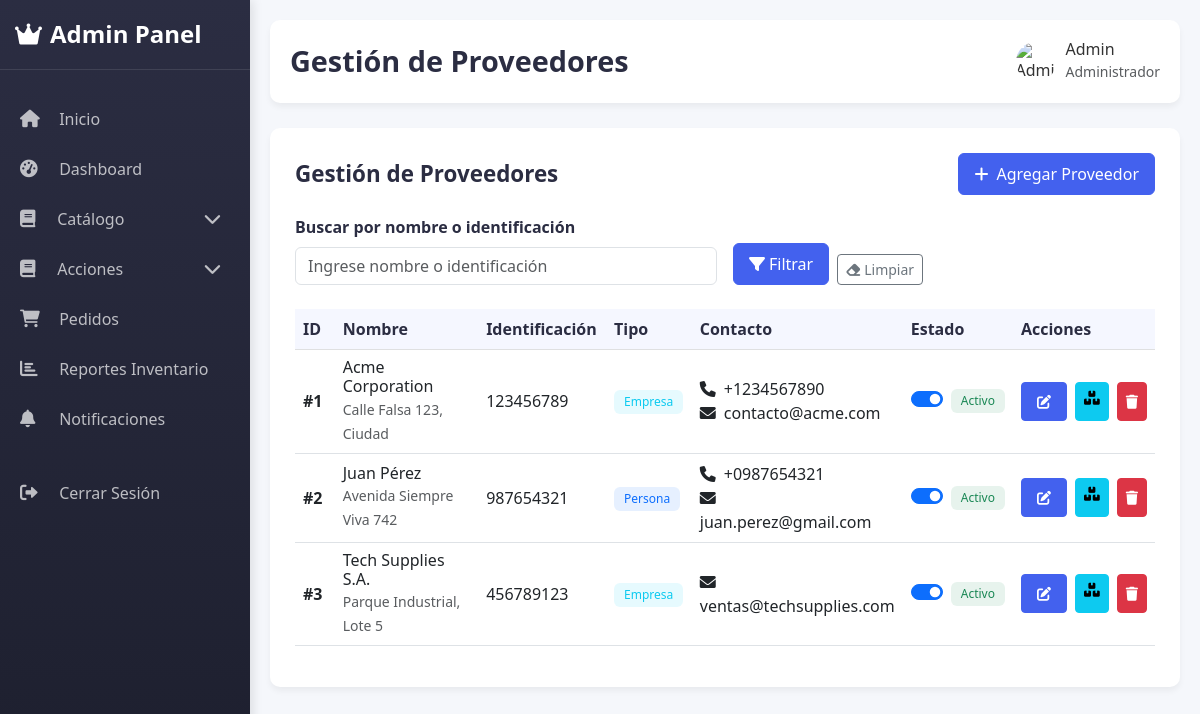
/admin/proveedores (signed in), run on the app's committed database.
### models.py (models this page shows, shortened)
class Usuario(db.Model):
    id = db.Column(db.Integer, primary_key=True)
    nombre = db.Column(db.String(100), nullable=False)
    email = db.Column(db.String(100), unique=True, nullable=False)
    identificacion = db.Column(db.String(12), unique=True, nullable=False)
    password = db.Column(db.String(200), nullable=False)
    es_admin = db.Column(db.Boolean, default=False)
    fecha_registro = db.Column(db.DateTime, default=datetime.utcnow)
    activo = db.Column(db.Boolean, default=True)
    puntos = db.Column(db.Integer, default=0)

class Proveedor(db.Model):
    __tablename__ = 'proveedor'
    id = db.Column(db.Integer, primary_key=True)
    nombre = db.Column(db.String(100), nullable=False)
    identificacion = db.Column(db.String(20), unique=True, nullable=False)
    tipo = db.Column(db.String(50), nullable=False)
    direccion = db.Column(db.String(200))
    telefono = db.Column(db.String(20))
    email = db.Column(db.String(100))
    activo = db.Column(db.Boolean, default=True)
    productos = db.relationship('ProductoProveedor', back_populates='proveedor', lazy='dynamic')
    productos_tienda = db.relationship('Producto', back_populates='proveedor')
    compras = db.relationship('Compra', back_populates='proveedor', lazy='dynamic')

### app.py (the view, shortened to what this page needs)
@app.route('/admin/proveedores')
@admin_required
def admin_proveedores():
    search_query = request.args.get('search', '').strip()
    query = Proveedor.query
    proveedores = query.order_by(Proveedor.nombre.asc()).all()
    return render_template('admin/proveedores.html', proveedores=proveedores)

### app.py (called while the page is built, shortened)
@app.context_processor
def inject_categorias_y_carrito():
    categorias_principales = Categoria.query.filter_by(parent_id=None, activa=True).all()
    carrito_count = None
    puntos_usuario = None
    forgot_errors = session.pop('forgot_errors', None)
    forgot_form_data = session.pop('forgot_form_data', None)
    if 'usuario_id' in session:
        carrito_count = Carrito.query.filter_by(usuario_id=session['usuario_id']).count()
        usuario = Usuario.query.get(session['usuario_id'])
        puntos_usuario = usuario.puntos if usuario else None
    return dict(
        categorias_principales=categorias_principales,
        carrito_count=carrito_count,
        puntos_usuario=puntos_usuario,
        forgot_errors=forgot_errors,
        forgot_form_data=forgot_form_data
    )

@app.before_request
def before_request():
    g.current_time = datetime.now(timezone.utc)

def admin_required(f):
    @wraps(f)
    def decorated_function(*args, **kwargs):
        return f(*args, **kwargs)
    return decorated_function

### templates/admin/proveedores.html (shortened to what this page needs)
{% extends 'admin/base.html' %}
{% block title %}Gestión de Proveedores{% endblock %}
{% block content %}
<div class="data-card">
    <div class="card-header d-flex justify-content-between align-items-center">
        <h5 class="card-title mb-0">Gestión de Proveedores</h5>
        <a href="{{ url_for('agregar_proveedor') }}" class="btn btn-primary">
            <i class="fas fa-plus me-2"></i>Agregar Proveedor
        </a>
    </div>
    <div class="card-body">
        <form method="GET" action="{{ url_for('admin_proveedores') }}" class="row g-3 mb-4" id="searchForm">
            <div class="col-md-6">
                <label for="search" class="form-label">Buscar por nombre o identificación</label>
                <input type="text" class="form-control" id="search" name="search"
                       value="{{ request.args.get('search', '') }}"
                       placeholder="Ingrese nombre o identificación">
            </div>
            <div class="col-md-3 d-flex align-items-end">
                <button type="submit" class="btn btn-primary">
                    <i class="fas fa-filter me-1"></i>Filtrar
                </button>
                <button type="button" id="clearSearch" class="btn btn-outline-secondary btn-sm mx-2">
                    <i class="fas fa-eraser me-1"></i>Limpiar
                </button>
            </div>
        </form>
    </div>
    <div class="table-responsive">
        <table class="table table-hover align-middle">
            <thead class="table-light">
                <tr>
                    <th width="5%">ID</th>
                    <th width="20%">Nombre</th>
                    <th width="15%">Identificación</th>
                    <th width="10%">Tipo</th>
                    <th width="15%">Contacto</th>
                    <th width="10%">Estado</th>
                    <th width="15%">Acciones</th>
                </tr>
            </thead>
            <tbody id="providersTableBody">
                {% if proveedores %}
                    {% for proveedor in proveedores %}
                    <tr>
                        <td class="fw-semibold" data-label="ID">#{{ proveedor.id }}</td>
                        <td data-label="Nombre">
                            <div class="d-flex align-items-center">
                                <div>
                                    <h6 class="mb-0">{{ proveedor.nombre }}</h6>
                                    <small class="text-muted">{{ proveedor.direccion or 'Sin dirección' }}</small>
                                </div>
                            </div>
                        </td>
                        <td data-label="Identificación">{{ proveedor.identificacion }}</td>
                        <td data-label="Tipo">
                            <span class="badge bg-{% if proveedor.tipo == 'empresa' %}info{% else %}primary{% endif %} bg-opacity-10 text-{% if proveedor.tipo == 'empresa' %}info{% else %}primary{% endif %}">
                                {{ proveedor.tipo|capitalize }}
                            </span>
                        </td>
                        <td data-label="Contacto">
                            <div>
                                {% if proveedor.telefono %}
                                    <div><i class="fas fa-phone me-2"></i>{{ proveedor.telefono }}</div>
                                {% endif %}
                                {% if proveedor.email %}
                                    <div><i class="fas fa-envelope me-2"></i>{{ proveedor.email }}</div>
                                {% endif %}
                            </div>
                        </td>
                        <td data-label="Estado">
                            <div class="form-check form-switch">
                                <input class="form-check-input toggle-activo"
                                       type="checkbox"
                                       id="activo_{{ proveedor.id }}"
                                       data-provider-id="{{ proveedor.id }}"
                                       {% if proveedor.activo %}checked{% endif %}>
                                <label class="form-check-label" for="activo_{{ proveedor.id }}">
                                    {% if proveedor.activo %}
                                        <span class="badge bg-success bg-opacity-10 text-success">Activo</span>
                                    {% else %}
                                        <span class="badge bg-danger bg-opacity-10 text-danger">Inactivo</span>
                                    {% endif %}
                                </label>
                            </div>
                        </td>
                        <td data-label="Acciones">
                            <div class="d-flex">
                                <a href="{{ url_for('editar_proveedor', proveedor_id=proveedor.id) }}"
                                   class="btn btn-sm btn-primary me-2"
                                   data-bs-toggle="tooltip"
                                   title="Editar">
                                    <i class="fas fa-edit"></i>
                                </a>
                                <a href="{{ url_for('listar_productos_proveedor', proveedor_id=proveedor.id) }}"
                                   class="btn btn-sm btn-info me-2"
                                   data-bs-toggle="tooltip"
                                   title="Ver Productos">
                                    <i class="fas fa-boxes"></i>
                                </a>
                                <button class="btn btn-sm btn-danger"
                                        data-bs-toggle="modal"
                                        data-provider-id="{{ proveedor.id }}"
                                        data-provider-name="{{ proveedor.nombre }}"
                                        data-bs-target="#deleteModal"
                                        title="Eliminar">
                                    <i class="fas fa-trash"></i>
                                </button>
                            </div>
                        </td>
                    </tr>
                    {% endfor %}
                {% endif %}
            </tbody>
        </table>
    </div>
</div>
{% endblock %}

### templates/admin/base.html (shortened to what this page needs)
<!DOCTYPE html>
<html lang="es">
<head>
    <link href="https://cdn.jsdelivr.net/npm/bootstrap@5.3.0-alpha1/dist/css/bootstrap.min.css" rel="stylesheet">
    <link rel="stylesheet" href="https://cdnjs.cloudflare.com/ajax/libs/font-awesome/6.0.0/css/all.min.css">
    <link href="{{ url_for('static', filename='css/styles.css') }}" rel="stylesheet">
    </head>
<body>
    <div class="admin-container">
        <div class="toast-container position-fixed top-0 end-0 p-3" style="z-index: 1100">
        </div>
        <div class="admin-sidebar">
            <div class="logo">
                <h3><i class="fas fa-crown me-2"></i>Admin Panel</h3>
            </div>
            <ul class="nav flex-column mt-4">
                <li class="nav-item">
                    <a class="nav-link {% if request.endpoint == 'admin_inicio' %}active{% endif %}" href="{{ url_for('admin_inicio') }}">
                        <i class="fa-solid fa-house"></i> Inicio
                    </a>
                </li>
                <li class="nav-item">
                    <a class="nav-link {% if request.endpoint == 'admin_dashboard' %}active{% endif %}" href="{{ url_for('admin_dashboard') }}">
                        <i class="fas fa-tachometer-alt"></i> Dashboard
                    </a>
                </li>
                <li class="nav-item nav-dropdown">
                    <div class="nav-link nav-dropdown-toggle collapsed" data-bs-toggle="collapse" href="#catalogMenu">
                        <div>
                            <i class="fas fa-book me-2"></i> Catálogo
                        </div>
                        <i class="fas fa-chevron-down dropdown-icon"></i>
                    </div>
                </li>
                <li class="nav-item nav-dropdown">
                    <div class="nav-link nav-dropdown-toggle collapsed" data-bs-toggle="collapse" href="#actionsMenu">
                        <div>
                            <i class="fas fa-book me-2"></i> Acciones
                        </div>
                        <i class="fas fa-chevron-down dropdown-icon"></i>
                    </div>
                </li>
                <li class="nav-item">
                    <a class="nav-link {% if request.endpoint == 'admin_pedidos' %}active{% endif %}" href="{{ url_for('admin_pedidos') }}">
                        <i class="fas fa-shopping-cart"></i> Pedidos
                    </a>
                </li>
                <li class="nav-item">
                    <a class="nav-link {% if request.endpoint == 'reportes_inventario' %}active{% endif %}" href="{{ url_for('reportes_inventario') }}">
                        <i class="fas fa-chart-bar"></i> Reportes Inventario
                    </a>
                </li>
                <li class="nav-item">
                    <a class="nav-link" href="{{ url_for('admin_notificaciones') }}">
                        <i class="fas fa-bell"></i> Notificaciones
                    </a>
                </li>
                <li class="nav-item mt-4">
                    <a class="nav-link" href="{{ url_for('logout') }}" id="logoutLink">
                        <i class="fas fa-sign-out-alt"></i> Cerrar Sesión
                    </a>
                </li>
            </ul>
        </div>
        <div class="admin-main">
            <div class="admin-header">
                <h1>{% block title %}{% endblock %}</h1>
                <div class="user-profile">
                    <img src="https://www.certus.edu.pe/blog/wp-content/uploads/2019/04/certus-seguir-la-carrera-administracion-empresas-1200x720.jpg" alt="Admin">
                    <div>
                        <h6 class="mb-0">{{ session['usuario_nombre'] }}</h6>
                        <small class="text-muted">Administrador</small>
                    </div>
                </div>
            </div>
            <div id="content-container">
                {% block content %}{% endblock %}
            </div>
        </div>
    </div>
</body>
</html>

### static/css/styles.css (style rules this page uses)
body { font-family: 'Poppins', sans-serif; background-color: #f8f9fa; display: flex; flex-direction: column; min-height: 100vh; margin: 0; }
.nav-link { font-weight: 500; position: relative; padding: 0.5rem 1rem !important; transition: all 0.3s ease; border-radius: 8px; margin: 0 2px; }
.nav-link::after { content: ''; position: absolute; bottom: 0; left: 50%; width: 0; height: 3px; background: linear-gradient(to right, #4facfe, #00f2fe); border-radius: 2px; transition: all 0.3s ease; transform: translateX(-50%); }

### templates/admin/base.html (style rules this page uses)
:root { --primary-color: #4361ee; --secondary-color: #3f37c9; --accent-color: #4895ef; --success-color: #4cc9f0; --dark-color: #2b2d42; --light-color: #f8f9fa; --danger-color: #e63946; --warning-color: #f48c06; }
body { background-color: #f5f7fb; font-family: 'Segoe UI', Tahoma, Geneva, Verdana, sans-serif; color: #333; }
.admin-container { display: flex; min-height: 100vh; }
.admin-sidebar .logo { padding: 20px 15px; border-bottom: 1px solid rgba(255,255,255,0.1); }
.admin-sidebar .logo h3 { font-weight: 700; font-size: 1.5rem; margin: 0; }
.admin-sidebar .nav-link { color: rgba(255,255,255,0.7); padding: 12px 20px; border-left: 4px solid transparent; transition: all 0.3s; font-weight: 500; margin: 5px 0; }
.admin-sidebar .nav-link i { width: 25px; font-size: 1.1rem; margin-right: 10px; }
.admin-main { flex: 1; padding: 20px; overflow-y: auto; }
.admin-header { background: white; border-radius: 10px; padding: 20px; box-shadow: 0 4px 6px rgba(0,0,0,0.05); margin-bottom: 25px; display: flex; justify-content: space-between; align-items: center; }
.admin-header h1 { font-weight: 700; font-size: 1.8rem; color: var(--dark-color); margin: 0; }
.user-profile { display: flex; align-items: center; }
.user-profile img { width: 40px; height: 40px; border-radius: 50%; margin-right: 10px; object-fit: cover; }
.data-card { background: white; border-radius: 10px; box-shadow: 0 4px 6px rgba(0,0,0,0.05); padding: 25px; margin-bottom: 25px; }
.data-card .card-header { background: transparent; border: none; padding: 0 0 20px 0; display: flex; justify-content: space-between; align-items: center; }
.data-card .card-title { font-weight: 700; font-size: 1.4rem; color: var(--dark-color); margin: 0; }
.data-card .btn-primary { background-color: var(--primary-color); border-color: var(--primary-color); padding: 8px 15px; font-weight: 500; }
.table th { font-weight: 600; color: var(--dark-color); background-color: rgba(67, 97, 238, 0.05); }
.form-label { font-weight: 600; color: var(--dark-color); }
.toast-container { max-width: 350px; }
.admin-sidebar { width: 250px; background: linear-gradient(180deg, var(--dark-color) 0%, #1d1f2e 100%); color: white; box-shadow: 3px 0 10px rgba(0,0,0,0.1); z-index: 1000; transition: all 0.3s; position: fixed; height: 100vh; overflow-y: auto; }
.admin-main { flex: 1; padding: 20px; overflow-y: auto; margin-left: 250px; }
.nav-dropdown-toggle { display: flex; align-items: center; cursor: pointer; position: relative; padding-right: 30px; }
.nav-dropdown-toggle .dropdown-icon { position: absolute; right: 15px; top: 50%; transform: translateY(-50%); transition: transform 0.3s ease; font-size: 0.8rem; width: 20px; height: 20px; display: flex; align-items: center; justify-content: center; }
.nav-dropdown-toggle.collapsed .dropdown-icon { transform: translateY(-50%) rotate(0deg); }
.nav-dropdown-toggle > div { flex: 1; }

### templates/admin/proveedores.html (style rules this page uses)
.badge { padding: 6px 10px; border-radius: 6px; font-weight: 500; }

### data on the page
Usuario: usuario_nombre "Admin"
Proveedor: id "1", nombre "Acme Corporation", direccion "Calle Falsa 123, Ciudad", identificacion "123456789", tipo "Empresa", telefono "+1234567890", email "contacto@acme.com", activo "☑", shows "Activo"
Proveedor: id "2", nombre "Juan Pérez", direccion "Avenida Siempre Viva 742", identificacion "987654321", tipo "Persona", telefono "+0987654321", email "juan.perez@gmail.com", activo "☑", shows "Activo"
Proveedor: id "3", nombre "Tech Supplies S.A.", direccion "Parque Industrial, Lote 5", identificacion "456789123", tipo "Empresa", email "ventas@techsupplies.com", activo "☑", shows "Activo"
